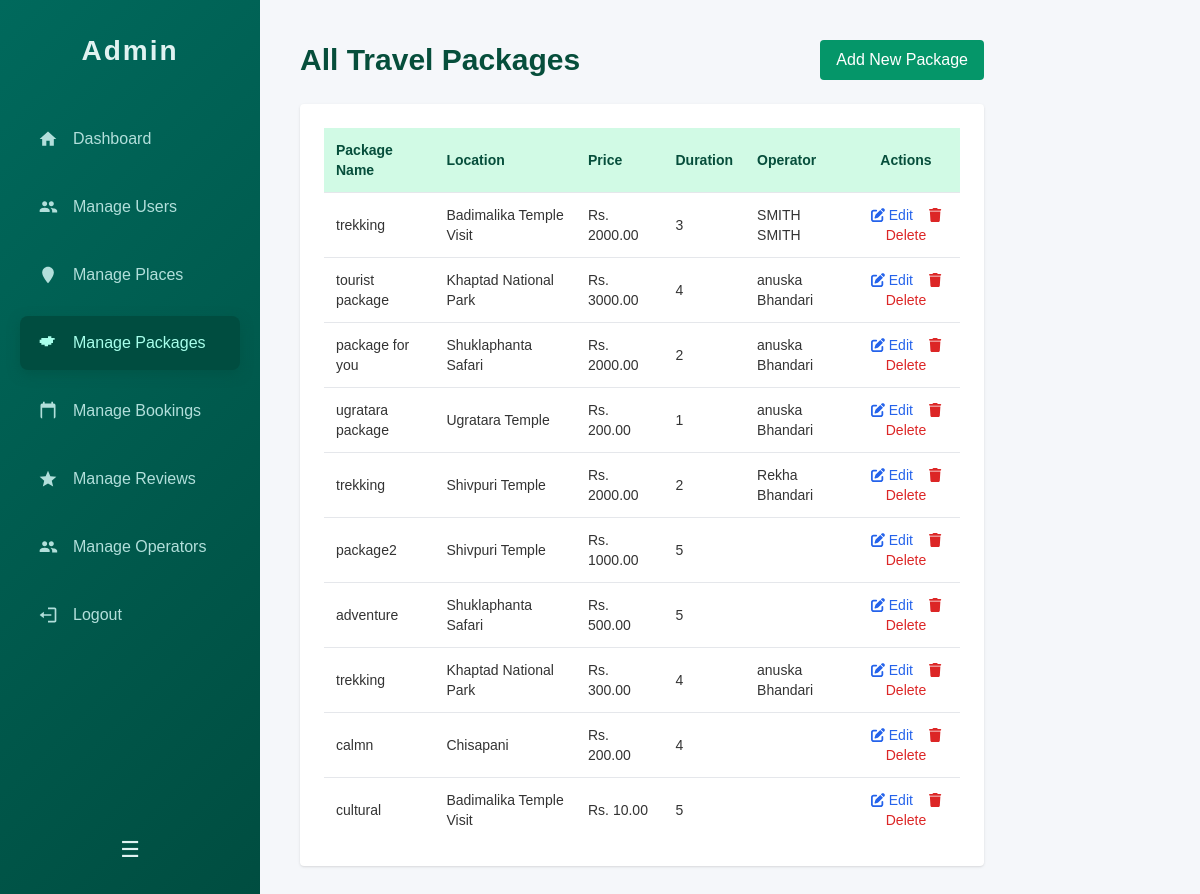
The app's page /admin/manage_packages.php (signed in) with its own data.
### tables this page shows
CREATE TABLE `package` (
  `package_id` int(11) NOT NULL,
  `created_by` int(11) NOT NULL,
  `place_id` int(11) NOT NULL,
  `title` varchar(255) NOT NULL,
  `description` text DEFAULT NULL,
  `price` decimal(10,2) DEFAULT NULL,
  `duration` int(11) DEFAULT NULL,
  `places_covered` text DEFAULT NULL,
  `status` varchar(50) DEFAULT NULL,
  `operator_id` int(11) DEFAULT NULL,
  `available_slots` int(11) DEFAULT NULL,
  `created_at` timestamp NOT NULL DEFAULT current_timestamp(),
  `updated_at` timestamp NOT NULL DEFAULT current_timestamp() ON UPDATE current_timestamp()
);

CREATE TABLE `place` (
  `id` int(11) NOT NULL,
  `name` varchar(100) NOT NULL,
  `description` text DEFAULT NULL,
  `address` text DEFAULT NULL,
  `latitude` decimal(10,6) NOT NULL,
  `longitude` decimal(10,6) NOT NULL,
  `entry_fee` decimal(10,2) NOT NULL,
  `best_time` varchar(100) DEFAULT NULL,
  `main_attractions` text DEFAULT NULL,
  `recommended_duration` varchar(50) NOT NULL,
  `image_path` varchar(255) DEFAULT NULL,
  `created_at` datetime DEFAULT current_timestamp(),
  `updated_at` datetime DEFAULT current_timestamp() ON UPDATE current_timestamp(),
  `destination_id` int(11) DEFAULT NULL,
  `province_id` int(11) DEFAULT NULL,
  `district_id` int(11) DEFAULT NULL,
  `municipality_id` int(11) DEFAULT NULL,
  `status` varchar(20) NOT NULL DEFAULT 'active'
);

### admin/manage_packages.php (the view, shortened to what this page needs)
<?php
$conn = dbConnect();
?>
<!DOCTYPE html>
<html lang="en">
<head>
<link rel="stylesheet" href="/assets/css/dashboard.css"/>
<script src="https://cdn.tailwindcss.com"></script>
</head>
<body>
<div class="container">
  <nav class="sidebar" id="sidebar">
    <div class="logo">Admin</div>
    <div class="nav-links">
      <a href="admin_dashboard.php">
        <svg viewBox="0 0 24 24"><path d="M10 20v-6h4v6h5v-8h3L12 3 2 12h3v8z"/></svg>
        <span>Dashboard</span>
      </a>
      <a href="manage_users.php">
        <svg viewBox="0 0 24 24"><path d="M16 11c1.66 0 2.99-1.34 2.99-3S17.66 5 16 5s-3 1.34-3 3 1.34 3 3 3zm-8 0c1.66 0 2.99-1.34 2.99-3S9.66 5 8 5 5 6.34 5 8s1.34 3 3 3zm0 2c-2 0-6 1-6 3v2h12v-2c0-2-4-3-6-3zm8 0c-.29 0-.62.02-.97.05 1.16.84 1.97 2.06 1.97 3.45v2h6v-2c0-2-4-3-6-3z"/></svg>
        <span>Manage Users</span>
      </a>
      <a href="manage_places.php">
        <svg viewBox="0 0 24 24"><path d="M12 2C8.13 2 5 5.13 5 9c0 5.25 7 13 7 13s7-7.75 7-13c0-3.87-3.13-7-7-7z"/></svg>
        <span>Manage Places</span>
      </a>
      <a href="manage_packages.php" class="active">
        <svg viewBox="0 0 24 24"><path d="M20 8V6h-4V4h-4v2H4v2H2v4h2v2h4v2h4v-2h4v-2h2v-4h-2z"/></svg>
        <span>Manage Packages</span>
      </a>
      <a href="manage_bookings.php">
        <svg viewBox="0 0 24 24"><path d="M19 3h-1V1h-2v2H8V1H6v2H5a2 2 0 0 0-2 2v14a2 2 0 0 0 2 2h14a2 2 0 0 0 2-2V5a2 2 0 0 0-2-2zM5 21V8h14v13H5z"/></svg>
        <span>Manage Bookings</span>
      </a>
      <a href="adminmanage_reviews.php">
        <svg viewBox="0 0 24 24"><path d="M12 17.27L18.18 21 16.54 13.97 22 9.24l-7.19-.61L12 2 9.19 8.63 2 9.24l5.46 4.73L5.82 21z"/></svg>
        <span>Manage Reviews</span>
      </a>
      <a href="manage_touroperator.php">
        <svg viewBox="0 0 24 24"><path d="M16 11c1.66 0 2.99-1.34 2.99-3S17.66 5 16 5s-3 1.34-3 3 1.34 3 3 3zm-8 0c1.66 0 2.99-1.34 2.99-3S9.66 5 8 5 5 6.34 5 8s1.34 3 3 3zm0 2c-2 0-6 1-6 3v2h12v-2c0-2-4-3-6-3zm8 0c-.29 0-.62.02-.97.05 1.16.84 1.97 2.06 1.97 3.45v2h6v-2c0-2-4-3-6-3z"/></svg>
        <span>Manage Operators</span>
      </a>
      <a href="../logut.php" onclick="return confirm('Are you sure you want to logout?')">
        <svg viewBox="0 0 24 24"><path d="M16 13v-2H7V8l-5 4 5 4v-3h9zM20 3h-8v2h8v14h-8v2h8c1.1 0 2-.9 2-2V5c0-1.1-.9-2-2-2z"/></svg>
        <span>Logout</span>
      </a>
    </div>
    <button class="toggle-btn" id="toggleBtn" aria-label="Toggle sidebar">&#9776;</button>
  </nav>
  <main class="flex-1 p-10">
    <div class="flex justify-between items-center mb-6">
      <h2 class="text-3xl font-bold text-emerald-900">All Travel Packages</h2>
      <a href="add_package.php" class="bg-emerald-600 text-white px-4 py-2 rounded hover:bg-emerald-700">Add New Package</a>
    </div>
    <div class="bg-white rounded shadow p-6 overflow-x-auto">
      <table class="min-w-full text-left text-sm">
        <thead class="bg-emerald-100 text-emerald-900">
          <tr>
            <th class="p-3">Package Name</th>
            <th class="p-3">Location</th>
            <th class="p-3">Price</th>
            <th class="p-3">Duration</th>
            <th class="p-3">Operator</th>
            <th class="p-3 text-center">Actions</th>
          </tr>
        </thead>
        <tbody>
          <?php
          $sql = "
          SELECT
              p.package_id, p.title, p.price, p.duration,
              pl.name AS location,
              CONCAT(u.first_name, ' ', u.last_name) AS operator
          FROM package p
          LEFT JOIN place pl ON p.place_id = pl.id
          LEFT JOIN user u ON p.operator_id = u.user_id
          ORDER BY p.package_id DESC
          ";
          $result = $conn->query($sql);
          if($result->num_rows > 0){
              while($row = $result->fetch_assoc()){
                  echo "<tr class='hover:bg-gray-50 border-t'>";
                  echo "<td class='p-3'>{$row['title']}</td>";
                  echo "<td class='p-3'>{$row['location']}</td>";
                  echo "<td class='p-3'>Rs. {$row['price']}</td>";
                  echo "<td class='p-3'>{$row['duration']}</td>";
                  echo "<td class='p-3'>{$row['operator']}</td>";
                  echo "<td class='p-3 text-center'>
                          <a href='edit_package.php?id={$row['package_id']}' class='text-blue-600 hover:text-blue-800 mr-3'><i class='fas fa-edit'></i> Edit</a>
                          <a href='delete_package.php?id={$row['package_id']}' class='text-red-600 hover:text-red-800'><i class='fas fa-trash'></i> Delete</a>
                        </td>";
                  echo "</tr>";
              }
          } else {
              echo "<tr><td colspan='6' class='p-3 text-center'>No packages found.</td></tr>";
          }
          ?>
        </tbody>
      </table>
    </div>
  </main>
</div>
</body>
</html>

### assets/css/dashboard.css (style rules this page uses)
* { box-sizing: border-box; }
body { margin: 0; font-family: 'Poppins', sans-serif; background: #f5f7fa; color: #333; }
a { text-decoration: none; color: inherit; }
.container { display: flex; min-height: 100vh; }
.sidebar { background: linear-gradient(135deg, #00695c, #004d40); width: 260px; padding: 30px 20px; display: flex; flex-direction: column; color: #e0f2f1; transition: width 0.3s ease; }
.sidebar .logo { font-size: 28px; font-weight: 700; letter-spacing: 2px; margin-bottom: 40px; user-select: none; text-align: center; }
.nav-links { flex-grow: 1; }
.nav-links a { display: flex; align-items: center; padding: 15px 18px; border-radius: 8px; margin-bottom: 14px; font-weight: 500; color: #b2dfdb; transition: background-color 0.3s, color 0.3s; }
.nav-links a:hover, .nav-links a.active { background: #004d40; color: #a7ffeb; box-shadow: 0 4px 12px rgba(0, 77, 64, 0.5); }
.nav-links a svg { width: 20px; height: 20px; margin-right: 15px; fill: currentColor; flex-shrink: 0; transition: margin 0.3s; }
.toggle-btn { background: transparent; border: none; color: #e0f2f1; font-size: 22px; cursor: pointer; margin-top: auto; text-align: center; padding: 10px 0; user-select: none; }

### records on screen
package: title "trekking", place.name "Badimalika Temple Visit", price "2000.00", duration "3", operator "SMITH SMITH"
package: title "tourist package", place.name "Khaptad National Park", price "3000.00", duration "4", operator "anuska Bhandari"
package: title "package for you", place.name "Shuklaphanta Safari", price "2000.00", duration "2", operator "anuska Bhandari"
package: title "ugratara package", place.name "Ugratara Temple", price "200.00", duration "1", operator "anuska Bhandari"
package: title "trekking", place.name "Shivpuri Temple", price "2000.00", duration "2", operator "Rekha Bhandari"
package: title "package2", place.name "Shivpuri Temple", price "1000.00", duration "5"
package: title "adventure", place.name "Shuklaphanta Safari", price "500.00", duration "5"
package: title "trekking", place.name "Khaptad National Park", price "300.00", duration "4", operator "anuska Bhandari"
package: title "calmn", place.name "Chisapani", price "200.00", duration "4"
package: title "cultural", place.name "Badimalika Temple Visit", price "10.00", duration "5"
